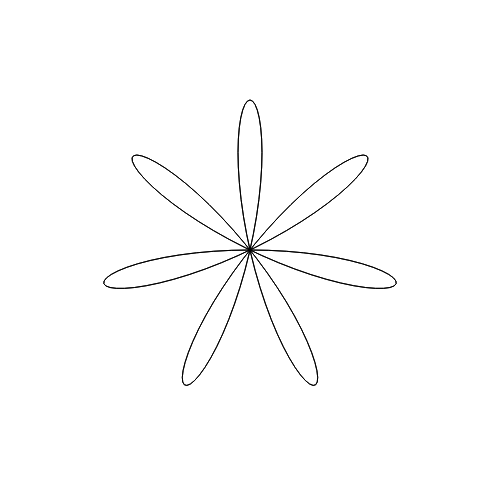
Frame 1 (no input)
Frame 2 (the mouse pressed at the canvas centre, redrawn once): identical to frame 1, image omitted

The p5.js sketch that drew this single still picture (run headless with seeded random() and noise() and a simulated clock; the mouse was pressed at the canvas centre and the sketch redrawn once):

// p5.js sketch
// ── sketch.js
let sliderA, sliderB, inputEquation, drawButton;
let equation = 'sin(k * theta)';

function setup() {
  createCanvas(500, 500);
  angleMode(DEGREES);
  background(255);

  // UI Elements
  createP('Flower Math Equation').style('margin', '0').style('color', 'white');

  createP(
    "Equation (use 'theta' as the angle variable, base is sin(k * theta)):"
  )
    .style('margin', '0')
    .style('color', 'white');
  inputEquation = createInput(equation);
  inputEquation.input(drawFlower);

  createP('Parameter A (k in the equation):')
    .style('margin', '0')
    .style('color', 'white');
  sliderA = createSlider(1, 20, 7, 0.1);
  sliderA.input(drawFlower);

  createP('Parameter B (Scale):').style('margin', '0').style('color', 'white');
  sliderB = createSlider(50, 250, 150, 1);
  sliderB.input(drawFlower);

  noLoop(); // Only redraw on interaction
}

function drawFlower() {
  background(255);

  let k = sliderA.value();
  let scale = sliderB.value();
  equation = inputEquation.value();

  beginShape();
  for (let theta = 0; theta <= 360; theta++) {
    // Parse and evaluate the user-defined equation
    let r;
    try {
      r = eval(equation.replace(/theta/g, theta).replace(/k/g, k));
    } catch (e) {
      r = 0; // Default to 0 in case of errors
    }
    let x = scale * r * cos(theta);
    let y = scale * r * sin(theta);
    vertex(x, y);
  }
  endShape(CLOSE);
}

function draw() {
  translate(width / 2, height / 2);
  // Initial draw with default values
  drawFlower();
}
